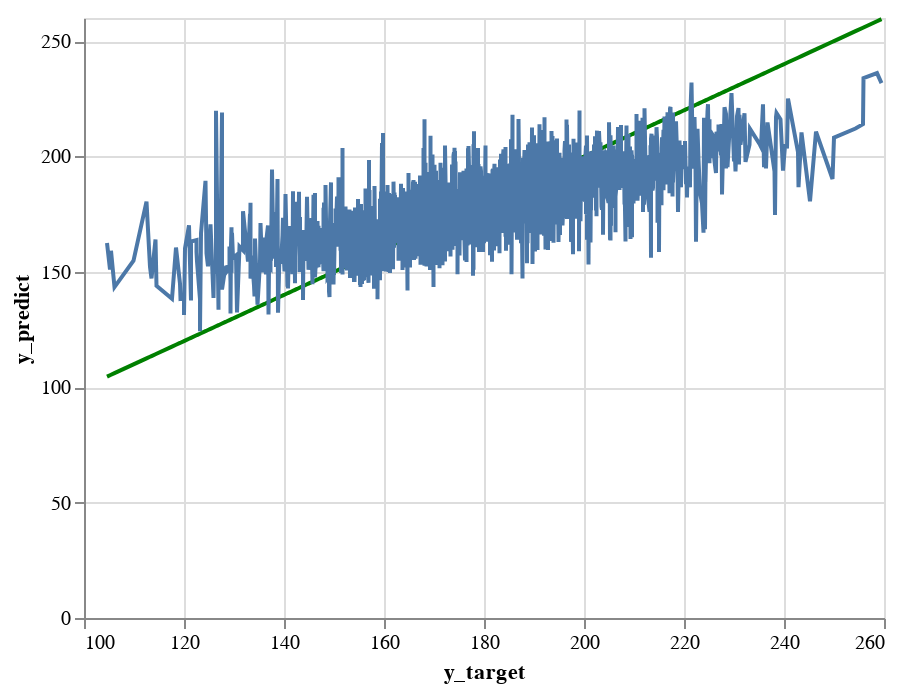

The code cell stored with this chart in its notebook:
### Markdown cell above
**[6.12]** Display the predictions versus the target line charts on the testing set

### Code cell
perfect_line_chart_testing = alt.Chart(pd.DataFrame({'y_target': y_test, 'y_predict': y_test})).mark_line(color='green').encode(
    x='y_target',
    y='y_predict'
  )
perfect_line_chart_testing

predict_line_ridge_chart_testing = alt.Chart(pd.DataFrame({'y_target': y_test, 'y_predict': y_ridge_preds_test})).mark_line().encode(
    x='y_target',
    y='y_predict'
  )
predict_line_ridge_chart_testing

perfect_line_chart_testing + predict_line_ridge_chart_testing

### Figure 1 — Vega-Lite specification as saved in the notebook (floating-point values rounded to 4 significant figures; data arrays with more than 128 entries replaced by an {"elided": "..."} marker saying what was removed)
{"config": {"view": {"continuousWidth": 400, "continuousHeight": 300}}, "layer": [{"data": {"name": "data-892c3ce996d2b1e678befce8ddd0a186"}, "mark": {"type": "line", "color": "green"}, "encoding": {"x": {"field": "y_target", "type": "quantitative"}, "y": {"field": "y_predict", "type": "quantitative"}}}, {"data": {"name": "data-42506a3c09339c17a84728f400afdf88"}, "mark": "line", "encoding": {"x": {"field": "y_target", "type": "quantitative"}, "y": {"field": "y_predict", "type": "quantitative"}}}], "$schema": "https://vega.github.io/schema/vega-lite/v4.17.0.json", "datasets": {"data-892c3ce996d2b1e678befce8ddd0a186": {"elided": "1974 records"}, "data-42506a3c09339c17a84728f400afdf88": {"elided": "1974 records"}}}
